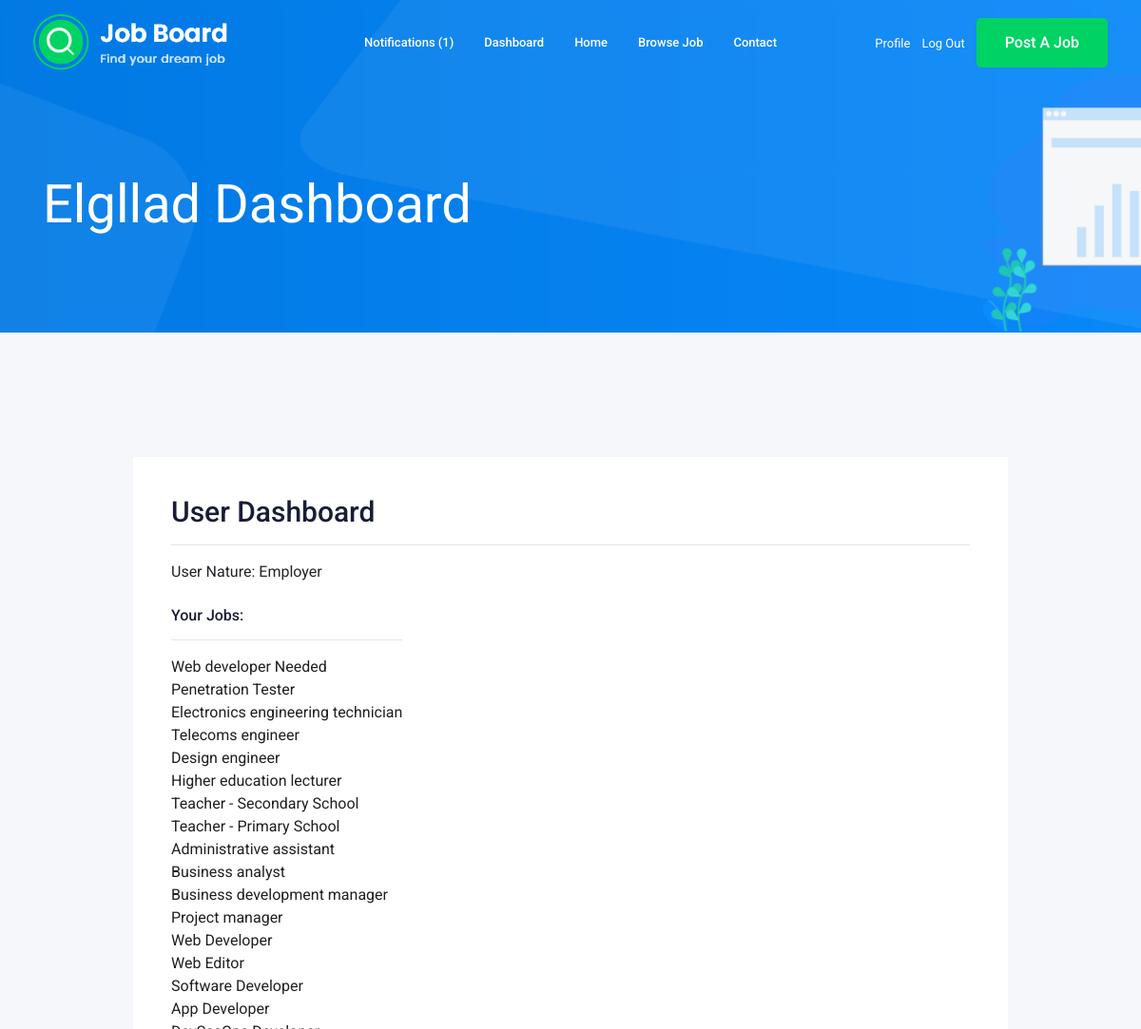
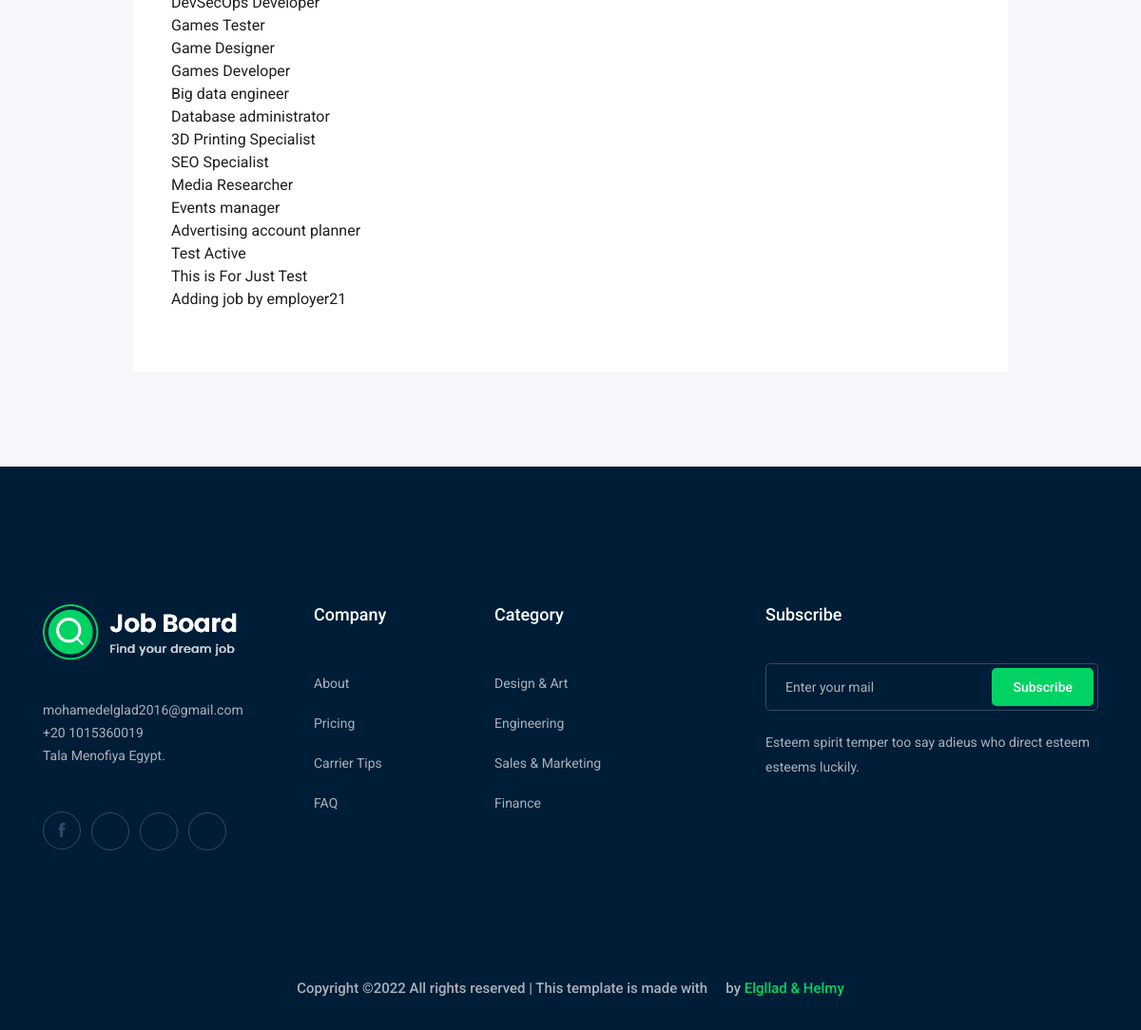
The page /accounts/dashboard/ (signed in) on the database its author committed (2 pictures, top to bottom).
### job/models.py (models this page shows, shortened)
class Job(models.Model):            #table
    owner = models.ForeignKey(User,related_name='job_owner',on_delete=CASCADE)   # column                                     #column
    title = models.CharField(max_length=40)
    location = models.CharField(max_length=30)
    job_type = models.CharField(max_length=15,choices=JOB_TYPE)
    description = RichTextField()
    published_at = models.DateTimeField(auto_now_add=True)
    vacancy = models.IntegerField(default=1)
    salary = models.IntegerField(default=0)
    experience = models.IntegerField(default=0)
    category = models.ForeignKey('Category',on_delete=CASCADE)
    img = models.ImageField(upload_to=image_upload,blank=True,null=True)
    slug = models.SlugField(blank=True,null=True)
    def __str__(self):
        return self.title

### accounts/views.py (the view)
# urls.py: path('dashboard/',views.dashboard,name='dashboard'),
@login_required
def dashboard(request): #Have Different Information based on The Type Of User
    job_list = Job.objects.all()
    context={'userprofile': request.user.userprofile,
             'jobs':job_list}
    return render(request,'accounts/dashboard.html',context)

### nnotification/context_processors.py (called while the page is built)
def notifications(request):
    if request.user.is_authenticated:
        return {'notifications': request.user.notifications.filter(is_read=False)}
    else:
        return {'notifications': []}

### accounts/templates/accounts/dashboard.html (shortened to what this page needs)
{% extends 'base.html' %}
{% load static %}
{% load bootstrap4 %}
{% block body %}
    <div class="bradcam_area bradcam_bg_1">
        <div class="container">
            <div class="row">
                <div class="col-xl-12">
                    <div class="bradcam_text">
                        <h3>{{request.user}} Dashboard</h3>
                    </div>
                </div>
            </div>
        </div>
    </div>
    <div class="job_details_area">
        <div class="container">
            <div class="row">
                <div class="col-lg-10 mx-auto">
                    <div class="apply_job_form white-bg">
                        <h2>User Dashboard </h2><hr>
                            <div class="job_content " style="display:flex;justify-content:space-between">
                                <div >
                                    <ul>
                                    {% if userprofile.User_Type == 'Job Seeker' %}
                                        <li>User Nature: <span> Job Seeker </span></li><br>
                                        <div class="subtitle">
                                            <h5>Your Applications:<hr></h5>
                                        </div>
                                        {%for application in request.user.applications.all%}
                                                <div class="application">
                                                    <a href="{% url 'accounts:view_application' application.id %}">{{application.job.title}}<hr>
                                                </div>
                                            {%empty%}
                                                <p>You Don't Applied Any Applications Yet...</p>
                                        {%endfor%}
                                    {%else%}
                                        <li>User Nature: <span>Employer</span></li><br>
                                        <div class="subtitle">
                                            <h5>Your Jobs:<hr></h5>
                                        </div>
                                             {%for job in request.user.job_owner.all%}
                                                <div class="job">
                                                      <a href="{% url 'accounts:view_dashboard_job' job.id %}">{{job.title}}
                                                </div>
                                            {%empty%}
                                                <p>You Don't Have Any Jobs Yet...</p>
                                        {%endfor%}
                                    {%endif%}<br>
                                </ul>
                                </div>
                            </div>
                    </div>
                </div>
                </div>
            </div>
        </div>
{% endblock body %}

### rows shown on the page
Job: title "Web developer Needed"
Job: title "Penetration Tester"
Job: title "Electronics engineering technician"
Job: title "Telecoms engineer"
Job: title "Design engineer"
Job: title "Higher education lecturer"
Job: title "Teacher - Secondary School"
Job: title "Teacher - Primary School"
Job: title "Administrative assistant"
Job: title "Business analyst"
Job: title "Business development manager"
Job: title "Project manager"
Job: title "Web Developer"
Job: title "Web Editor"
Job: title "Software Developer"
Job: title "App Developer"
Job: title "DevSecOps Developer"
Job: title "Games Tester"
Job: title "Game Designer"
Job: title "Games Developer"
Job: title "Big data engineer"
Job: title "Database administrator"
Job: title "3D Printing Specialist"
Job: title "SEO Specialist"
Job: title "Media Researcher"
Job: title "Events manager"
Job: title "Advertising account planner"
Job: title "Test Active"
Job: title "This is For Just Test"
Job: title "Adding job by employer21"

### other values the page prints
{{ notifications.count }} "1"
{{ request.user }} "Elgllad"
